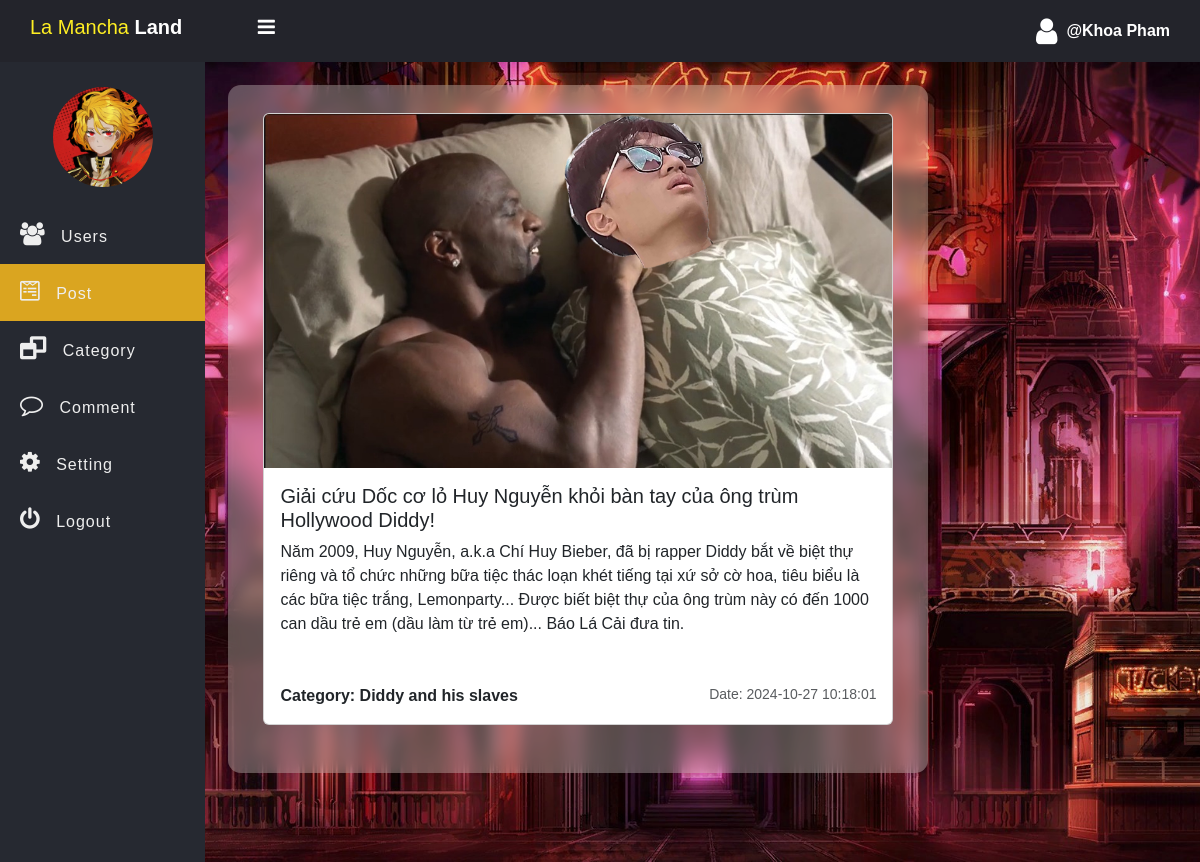
Screenshot of /admin/single_post.php?post_id=4 (signed in) with the database file from the repository.
### tables this page shows
CREATE TABLE `post` (
  `post_id` int(11) NOT NULL,
  `post_title` varchar(127) NOT NULL,
  `post_text` text NOT NULL,
  `category` int(11) NOT NULL,
  `cover_url` varchar(255) NOT NULL DEFAULT 'default.jpg',
  `created_at` datetime NOT NULL DEFAULT current_timestamp()
);

CREATE TABLE `category` (
  `id` int(11) NOT NULL,
  `category` varchar(127) NOT NULL
);

### admin/data/Post.php (called while the page is built, shortened)
<?php
function getById($conn, $id){
    $sql = "SELECT * FROM post WHERE post_id = ?";
    $stmt = $conn->prepare($sql);
    $stmt->execute([$id]);
    if($stmt->rowCount() >= 1){
        $data = $stmt->fetch();
        return $data;
    }else{
        return 0;
    }
}
function getCategoryById($conn, $id){
    $sql = "SELECT * FROM category WHERE id = ?";
    $stmt = $conn->prepare($sql);
    $stmt->execute([$id]);
    if($stmt->rowCount() >= 1){
        $data = $stmt->fetch();
        return $data;
    }else{
        return 0;
    }
}
?>

### admin/single_post.php (the view, shortened to what this page needs)
<?php
if (isset($_SESSION['admin_id']) && isset($_SESSION['username']) && isset($_GET['post_id'])) {
    $post_id = $_GET['post_id'];
    include_once("data/Post.php");
    include_once("../db_conn.php");
    $post = getById($conn, $post_id);
    $category = getCategoryById($conn, $post['category']);
 ?>
<!DOCTYPE html>
<html>
<head>
	<link rel="stylesheet" href="https://stackpath.bootstrapcdn.com/font-awesome/4.7.0/css/font-awesome.min.css">
	<link rel="stylesheet" href="../css/side-bar.css">
    <link rel="stylesheet" href="../css/style.css">
    <link href="https://cdn.jsdelivr.net/npm/bootstrap@5.3.3/dist/css/bootstrap.min.css"
    rel="stylesheet">
</head>
<body class="page-1">
    <?php
    include "inc/side-nav.php" ;
    ?>
    <div class="main-single-post">
        <div class="card main-blog-card mb-5">
            <img src="../upload/blog/<?= $post['cover_url'] ?>" class="card-img-top" alt="...">
            <div class="card-body">
                <h5 class="card-title"><?= $post['post_title'] ?></h5>
                <?= $post['post_text'] ?>
                <p class="card-text d-flex justify-content-between">
                    <b>Category: <?=$category['category']?></b>
                    <small class="text-body-secondary">Date: <?= $post['created_at'] ?></small>
                </p>
            </div>
        </div>
    </div>
	</section>
	</div>
</body>
</html>
<?php
} else {
    header("Location: ../admin-login.php");
    exit;
}
?>

### css/side-bar.css (style rules this page uses)
* { padding: 0; margin: 0; box-sizing: border-box; font-family: arial, sans-serif; }

### css/style.css (style rules this page uses)
.main-blog-card { width: 90%; }
.main-single-post { border-radius: .8rem; backdrop-filter: blur(7px); background-color: rgba(255, 255, 245, 0.292) !important; display: flex; justify-content: center; align-items: center; padding-top: 3%; width: 90%; max-width: 700px; }

### rows the page displays
post: cover_url (picture), post_title "Giải cứu Dốc cơ lỏ Huy Nguyễn khỏi bàn tay của ông trùm Hollywood Diddy!", post_text "Năm 2009, Huy Nguyễn, a.k.a Chí Huy Bieber, đã bị rapper Diddy bắt về biệt thự riêng và tổ chức những bữa tiệc thác loạn khét tiếng tại xứ sở cờ hoa, tiêu biểu là các bữa tiệc trắng, Lemonparty... Được biết biệt thự của ông trùm này có đến 1000 can dầu trẻ em (dầu làm từ trẻ em)... Báo Lá Cải đưa tin.", created_at "2024-10-27 10:18:01"
category: category "Diddy and his slaves"

### other values shown
$_SESSION['username'] "Khoa Pham"
